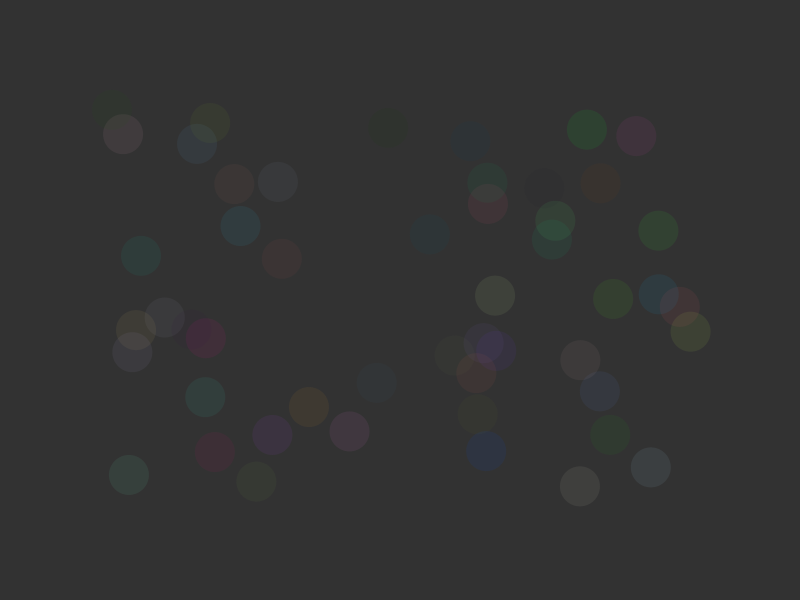
Frame 1 (no input)
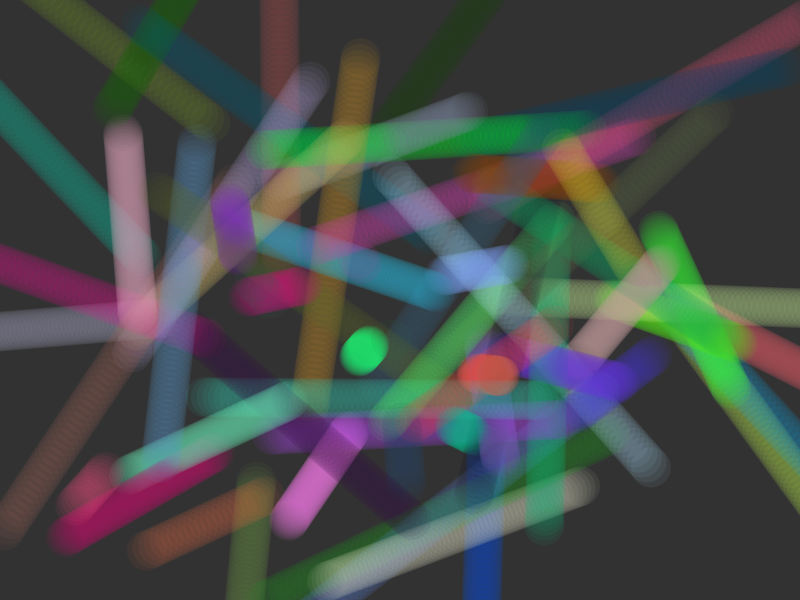
Frame 60 (the mouse pressed at the canvas centre just before this capture)
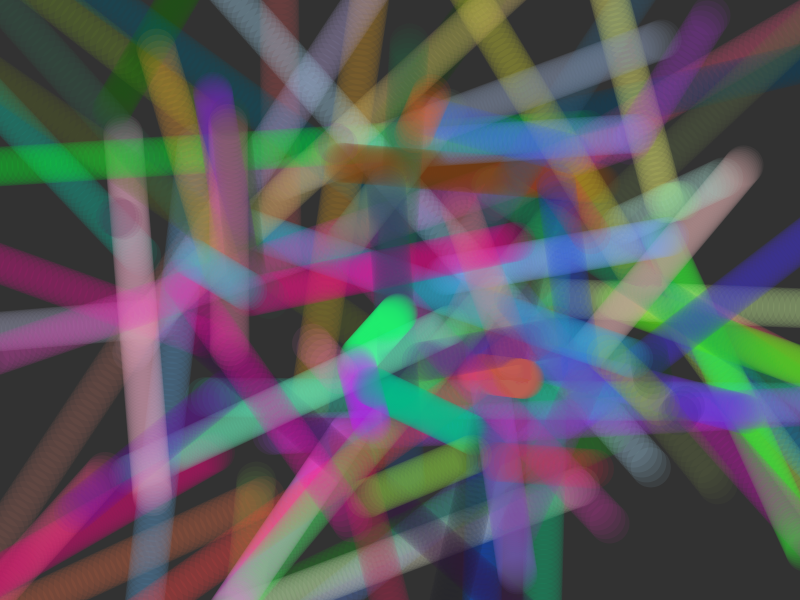
Frame 120 (the mouse held since frame 60 and released just before this capture)

The Processing sketch that drew these frames (run headless with seeded random() and noise(); from frame 60 on, the mouse is pressed at the canvas centre):

// Processing sketch: classArrayList
// ── classArrayList.pde
ArrayList<Particle> circs = new ArrayList<Particle>();

void setup() {
  //fullScreen();
  size(800, 600);
  for (int i = 0; i < 50; i++) {
    circs.add(new Particle());
    circs.get(i).randomizeColor();
  }
  background(50);
}

void draw() {
  for (int i = 0; i < 50; i++) {
    circs.get(i).display();
    circs.get(i).move();
  }
}

// ── particle.pde
class Particle {
  PVector pos;
  PVector vel;
  color c;
  float s;

  Particle() {
    pos = new PVector(random(100, 700), random(100, 500));
    vel = new PVector(random(-6, 6), random(-6, 6));
    c = color(#8669DE);
    s = 40;
  }

  void display() {
    noStroke();
    fill(c);
    circle(pos.x, pos.y, s);
  }

  void move() {
    pos.x += vel.x;
    pos.y += vel.y;

    if (pos.x < -s/2 || pos.x > width + (s/2) || pos.y < - s/2 || pos.y > height + (s/2)) {
      pos = new PVector(random(100, 700), random(100, 500));
      vel = new PVector(random(-6, 6), random(-6, 6));
      s = 40;
      randomizeColor();
    }
  }
  
  void setColor(color newcolor){
    c = newcolor;
  }
  
  void randomizeColor(){
    c = color(random(255), random(255), random(255), 20);  
  }
}
